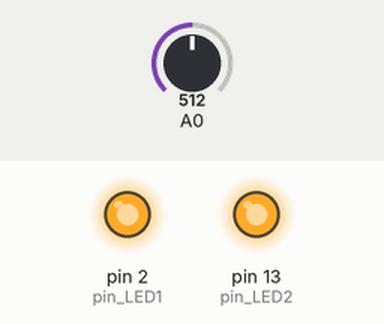
The sketch below on a simulated Arduino Uno, built with avr-gcc and run on an emulated ATmega328P. Parts: output pins drawn as LEDs (lit = HIGH). Dashed ring = blinking. The inputs (shaded band) are chosen by the test bench; at power-on: A0 = 512. What the sketch prints to the serial monitor is not drawn.

Above: at 1.2 s.
1.3 s: A0 set to 716
At 3.1 s:
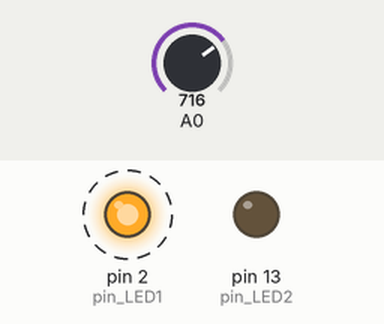
4.3 s: A0 set to 900
At 6.6 s:
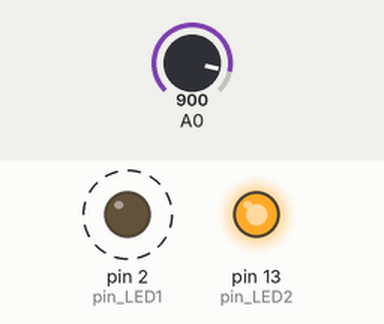
7.3 s: A0 set to 1023
Timing chart, 0 to 16.3 s (numbered marks = the images above; inputs shaded):
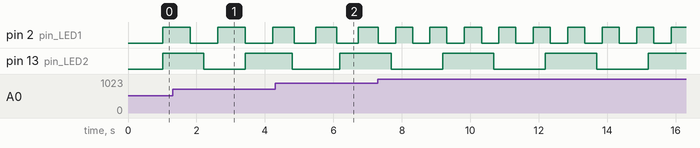

Measured:
- by itself, pin 2 (pin_LED1): alternates HIGH for 0.51 s and LOW for 0.51 s
- by itself, pin 13 (pin_LED2): alternates HIGH for 1.5 s and LOW for 1.5 s

The sketch:

HW6_201824552.ino
```cpp
int pin_LED1 = 2;
int pin_LED2 = 13;
boolean LED_state1 = false;
boolean LED_state2 = false;
unsigned long time_previous1, time_previous2;
unsigned long time_current;
int interval1;
int interval2;

void setup() {
  pinMode(A0, INPUT);

  pinMode(pin_LED1, OUTPUT);
  digitalWrite(pin_LED1, LED_state1);
  pinMode(pin_LED2, OUTPUT);
  digitalWrite(pin_LED2, LED_state2);
  Serial.begin(9600);
  time_previous1 = millis();
  time_previous2 = millis();
}

void loop() {
  time_current = millis();

  int adc = analogRead(A0);
  interval1 = map(adc, 0, 1023, 1500, 500);
  interval2 = map(adc, 0, 1023, 500, 1500);

  Serial.println(interval2);

  if(time_current - time_previous1 >= interval1){
    time_previous1 = time_current;

    LED_state1 = !LED_state1;
    digitalWrite(pin_LED1, LED_state1);
  }

  if(time_current - time_previous2 >= interval2){
    time_previous2 = time_current;

    LED_state2 = !LED_state2;
    digitalWrite(pin_LED2, LED_state2);
  }

}
```
